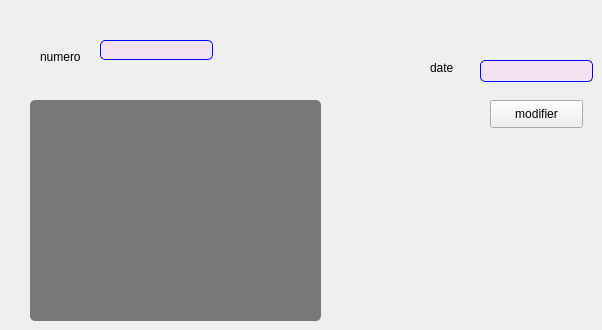
      <widget class="QWidget" name="tab_28">
       <attribute name="title">
        <string>modifier</string>
       </attribute>
       <widget class="QLineEdit" name="lineEdit_39">
        <property name="geometry">
         <rect>
          <x>100</x>
          <y>40</y>
          <width>113</width>
          <height>20</height>
         </rect>
        </property>
        <property name="styleSheet">
         <string notr="true">QLineEdit{
background-color:rgba(255,170,255,20%);
border:1 solid blue;
border-radius:5px;
color:black;
}</string>
        </property>
       </widget>
       <widget class="QLabel" name="label_53">
        <property name="geometry">
         <rect>
          <x>40</x>
          <y>50</y>
          <width>47</width>
          <height>13</height>
         </rect>
        </property>
        <property name="text">
         <string>numero</string>
        </property>
       </widget>
       <widget class="QLabel" name="label_54">
        <property name="geometry">
         <rect>
          <x>430</x>
          <y>60</y>
          <width>55</width>
          <height>16</height>
         </rect>
        </property>
        <property name="text">
         <string>date</string>
        </property>
       </widget>
       <widget class="QPushButton" name="pushButton_34">
        <property name="geometry">
         <rect>
          <x>490</x>
          <y>100</y>
          <width>93</width>
          <height>28</height>
         </rect>
        </property>
        <property name="text">
         <string>modifier</string>
        </property>
       </widget>
       <widget class="QTableView" name="tableView_15">
        <property name="geometry">
         <rect>
          <x>30</x>
          <y>100</y>
          <width>291</width>
          <height>221</height>
         </rect>
        </property>
        <property name="styleSheet">
         <string notr="true">QTableView {

gridline-color: white;

color:white;

background-color:rgba(0,0,0,50%);

border:0px;

border-radius: 5px;

}</string>
        </property>
       </widget>
       <widget class="QLineEdit" name="lineEdit_59">
        <property name="geometry">
         <rect>
          <x>480</x>
          <y>60</y>
          <width>113</width>
          <height>22</height>
         </rect>
        </property>
        <property name="styleSheet">
         <string notr="true">QLineEdit{
background-color:rgba(255,170,255,20%);
border:1 solid blue;
border-radius:5px;
color:black;
}</string>
        </property>
       </widget>
      </widget>
